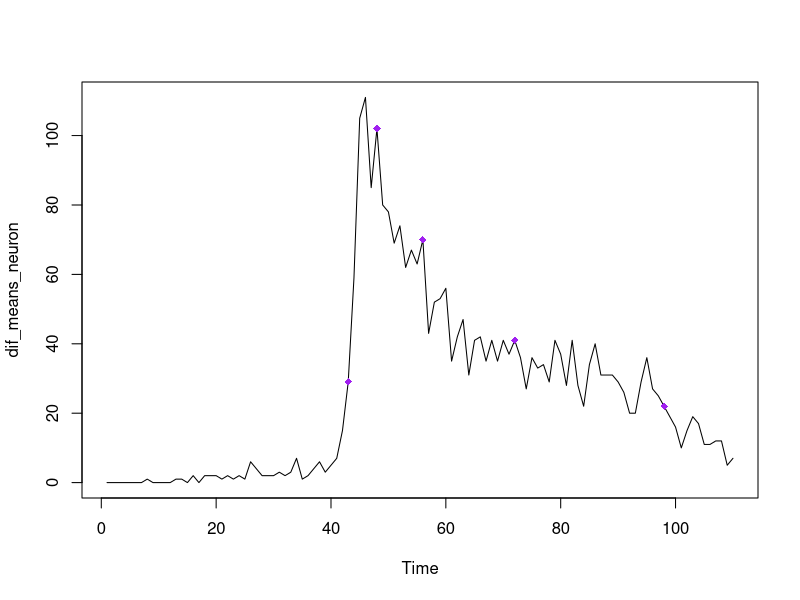
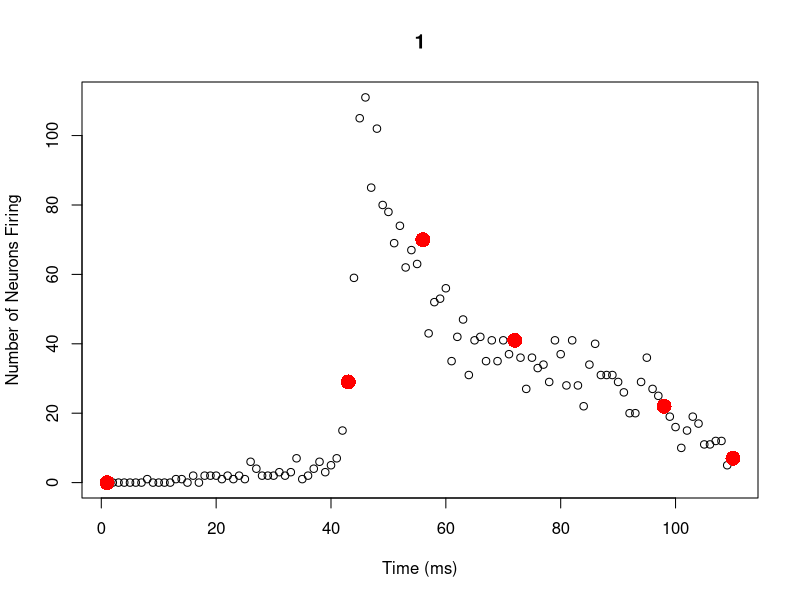
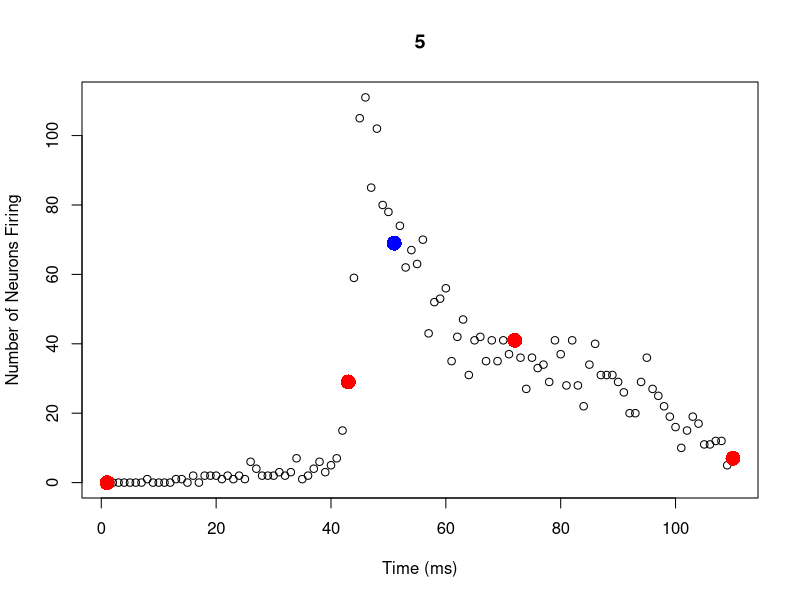
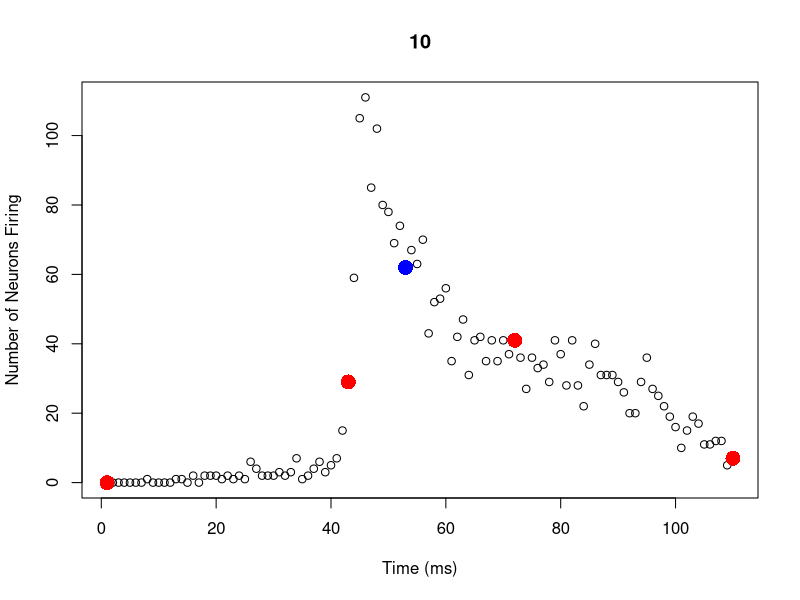
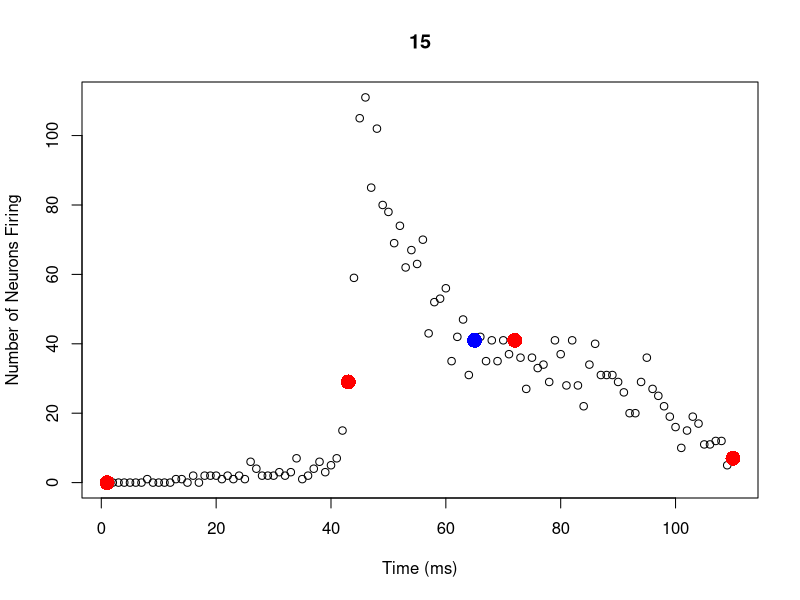
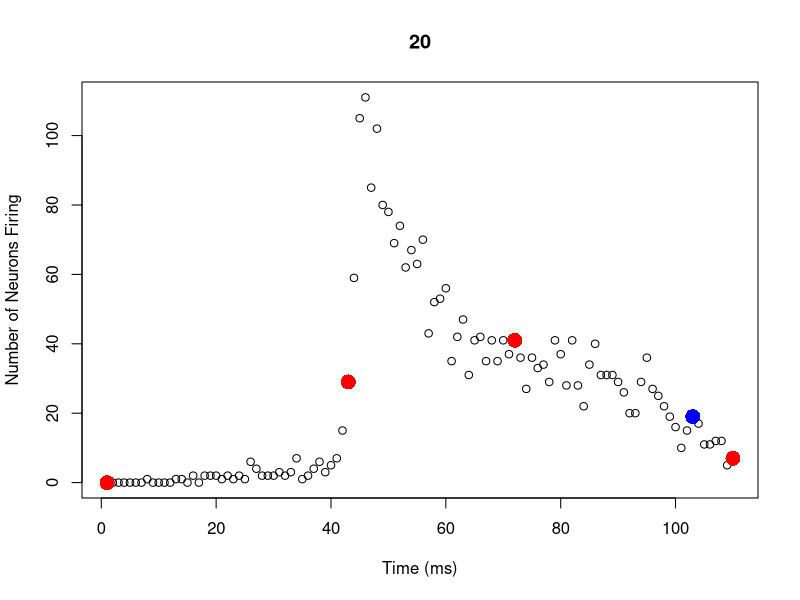
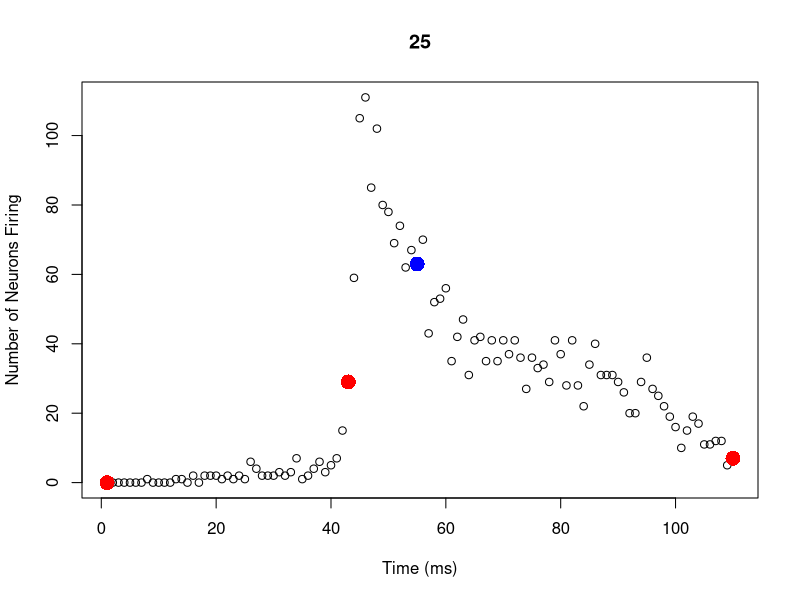
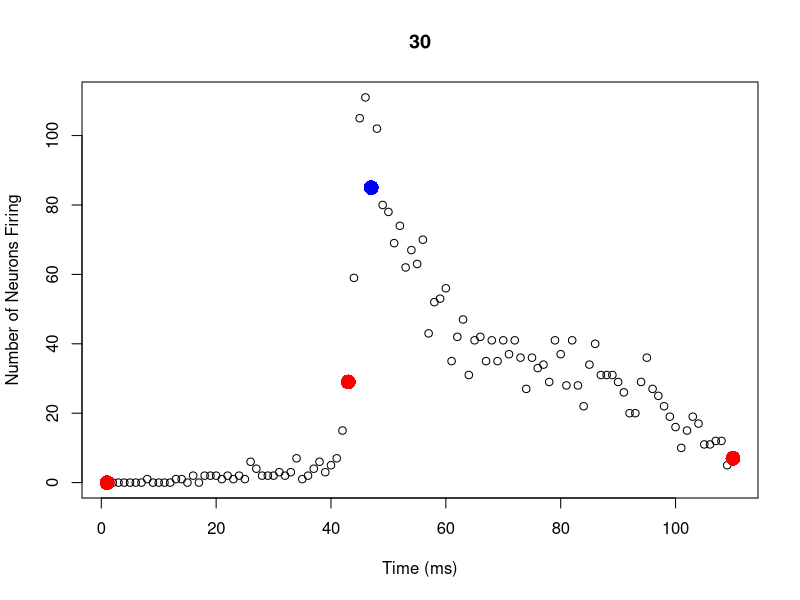

These charts were generated, in order, by the following R code:
#example of bad splines 
neuron = read.table("exampledata.txt")

new_times = c(1:110)

neuron_time = data.frame(new_times, as.numeric(neuron$V2))

library("strucchange")
dif_means_neuron<-ts(neuron_time[,2], start=1, end=110) #create time series data on only the first data 
bkpts_neuron<-breakpoints(dif_means_neuron ~ 1, breaks = 5, h=.05) #no break points 
plot(dif_means_neuron)
points(43,neuron[43,2], col="purple", pch= 18)
points(48,neuron[48,2], col="purple", pch= 18)
points(56,neuron[56,2], col="purple", pch= 18)
points(72,neuron[72,2], col="purple", pch= 18)
points(98,neuron[98,2], col="purple", pch= 18)


#--------------------------------------------------------------------------
#-------Key:
# k           = breakpoint's x-axis values 
# time        = integer x-values of the entire data set 
# interations = number of runs through Metropolis hastings 
# make        = the proportion (decimal) of the make step to occuring
# murder      = the proportion (decimal) of the murder step to occuring
#note: the make and murder need to add to less then one 
bar0 = function(k, time, data, iterations, make, murder){ 
  
  prob_mmm = c(make, murder) #combining the two probabilties of make and murder that the user specifies 
  
  full_data = cbind(as.numeric(time), as.numeric(data)) #combing the time and data inputs from user
  
  n = max(full_data[,1]) #finding max value
  
  k_ends = c(min(full_data[,1]), k, max(full_data[,1])) #adding in end points to k values 
  
  fitMetrics<-function(k_ends, test_data){
    
    #create sum objects
    sum_sd = 0
    sum_SSE = 0
    
    #get and sum standard deviation and SSE for regressions of all intervals
    if(length(k_ends) < 3 ){
      sum_sd = sd(test_data[,2])
      model = lm(test_data[,2]~test_data[,1])
      SSE = sum(model$residuals^2)
      sum_SSE = SSE
    }else{
      for(i in 1:length(k_ends)) {
        if(k_ends[i] != 1){
          min = k_ends[i-1]
          x_values = test_data[c(min:i),1] #getting the x values in the interval
          y_values = test_data[c(min:i),2] #getting the y values in the interval
          data = data.frame(x_values, y_values) #re-making this into a dataframe 
          sum_sd = sum_sd + sd(y_values) #adding up all the standard deviations
          model = lm(y_values~x_values)
          SSE = sum(model$residuals^2)
          sum_SSE = sum_SSE + SSE #adding up all the SSEs 
        }
      }
    }
    c(sum_sd,sum_SSE)
  }
  
  #random make function, this makes a random point 
  barMake0<-function(k_ends){
    
    rand_spot = sample(k_ends[1]:k_ends[length(k_ends)], 1)
    k_ends_final = sort(c(k_ends, rand_spot))
    d = diff(k_ends_final)
    if(min(d) < 3) {
      barMake0(k_ends)
    } else {
      return(k_ends_final)
    }
    
  }
  
  #this function kills one breakpoint randomly 
  barMurder0<-function(k_ends){
    
    k = k_ends[c(-1,-length(k_ends))]
    random_num = sample(1:length(k), 1)
    k_ends_final = k_ends[-(random_num+1)]
    k_ends_final
    
  }
  
  #kills a point randomly and then adds a point randomly 
  barMove0<-function(k_ends){
    
    k_ends_less = barMurder0(k_ends)
    k_ends_final = barMake0(k_ends_less)
    k_ends_final
    
  }
  
  #initializing matrixes 
  ratio_data = matrix(NA, nrow=1, ncol=6)
  all_k_new = matrix(NA, nrow=1, ncol=(n/3))
  all_k_best = matrix(NA, nrow=1, ncol=(n/3))
  
  #Metroplis Hastings 
  for(i in 1:iterations){
    
    old_metrics = fitMetrics(k_ends, full_data)
    sigma_old = old_metrics[1]
    SSE_old = old_metrics[2]
    
    u_step = runif(1) #random number from 0 to 1 taken from a uniform distribution for selecting step
    
    if(length(k_ends) < 3 | u_step < prob_mmm[1]){
      c_step = "make"
    } else if(u_step > prob_mmm[1] & u_step < sum(prob_mmm)){
      c_step = "murder"
    } else{
      c_step = "move"
    }
    
    if(c_step == "make"){
      k_ends_new = barMake0(k_ends)
    } else if (c_step == "murder"){
      k_ends_new = barMurder0(k_ends)
    } else{
      k_ends_new = barMove0(k_ends)
    }
    
    new_metrics = fitMetrics(k_ends_new, full_data)
    sigma_new = new_metrics[1]
    SSE_new = new_metrics[2]
    
    ratio = exp((-1*n*log((sqrt(2*pi)*sigma_new)+0.00001)-(1/(2*sigma_new^2+0.00001))*SSE_new)+((n*log(sqrt(2*pi)*sigma_old)+0.00001)-(1/(2*sigma_old^2+0.00001))*SSE_old))
    u_ratio = runif(1) #random number from 0 to 1 taken from a uniform distribution 
    
    if(ratio > u_ratio) {
      choice = "new"
    } else {
      choice = "old"
    }
    
    if(choice == "new"){
      k_ends = k_ends_new
    }else{
      k_ends = k_ends
    }
    
    ratio_data_print = c(ratio, u_ratio, sigma_new, SSE_new, sigma_old, SSE_old)
    k_ends_new_print = c(k_ends_new, rep(NA, (n/3)-length(k_ends_new)))
    k_ends_best_print = c(k_ends, rep(NA, (n/3)-length(k_ends)))
    
    ratio_data = rbind(ratio_data, ratio_data_print)
    all_k_new = rbind(all_k_new, k_ends_new_print)
    all_k_best = rbind(all_k_best, k_ends_best_print)
    
  }
  
  #cleaning up the matrixs 
  ratio_data = ratio_data[-1,]
  all_k_new = all_k_new[-1,colSums(is.na(all_k_new))<nrow(all_k_new)]
  all_k_best = all_k_best[-1,colSums(is.na(all_k_best))<nrow(all_k_best)]
  
  #plotting 
  plot(neuron_time, main = 1, xlab = "Time (ms)", ylab = "Number of Neurons Firing")
  points(all_k_new[1,],neuron_time[all_k_new[1,],2], col="blue", pch= 16, cex = 2)
  points(all_k_best[1,],neuron_time[all_k_best[1,],2], col="red", pch= 16, cex=2)
  for(i in 1:20) {
    n = i * 5
    plot(neuron_time, main = n, xlab = "Time (ms)", ylab = "Number of Neurons Firing")
    points(all_k_new[n,],neuron_time[all_k_new[n,],2], col="blue", pch= 16, cex = 2)
    points(all_k_best[n,],neuron_time[all_k_best[n,],2], col="red", pch= 16, cex = 2)
  }
  
  #prints the results
  print(ratio_data)
  print(all_k_new)
  print(all_k_best)
  
  
  
}

#calling the function
bar0(bkpts_neuron$breakpoints, rownames(neuron), neuron$V2, 100, 0.6, 0.2)
